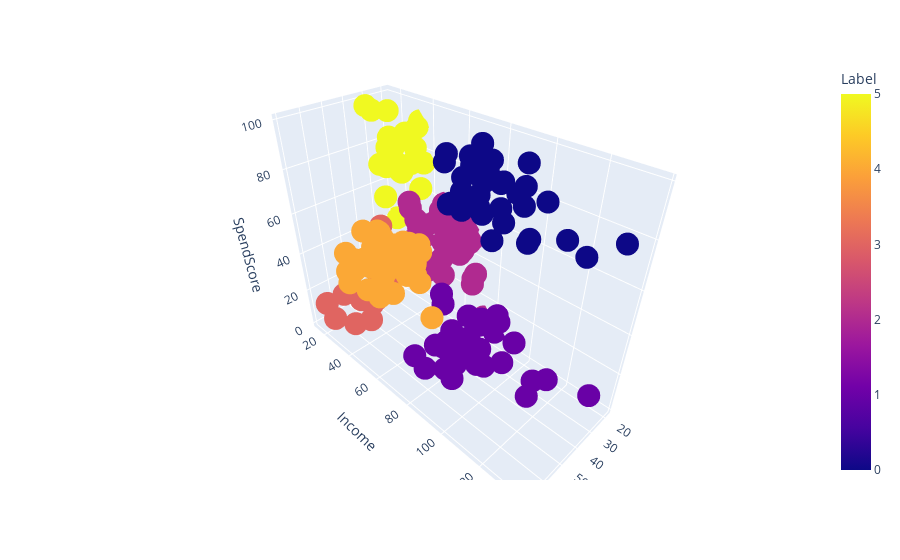

Notebook cell for this chart:
### Code cell
import plotly.express as px
fig = px.scatter_3d(data_frame=X, x='Age', y='Income', z='SpendScore', color='Label')
fig.show()

### Figure 1 — Plotly figure (JSON) as saved in the notebook; plotly's stock layout.template omitted (floating-point values rounded to 4 significant figures; data arrays with more than 128 entries replaced by an {"elided": "..."} marker saying what was removed)
{"data": [{"hovertemplate": "Age=%{x}<br>Income=%{y}<br>SpendScore=%{z}<br>Label=%{marker.color}<extra></extra>", "legendgroup": "", "marker": {"color": {"elided": "200 int values"}, "coloraxis": "coloraxis", "symbol": "circle"}, "mode": "markers", "name": "", "scene": "scene", "showlegend": false, "type": "scatter3d", "x": {"elided": "200 int values"}, "y": {"elided": "200 int values"}, "z": {"elided": "200 int values"}}], "layout": {"coloraxis": {"colorbar": {"title": {"text": "Label"}}, "colorscale": [[0, "#0d0887"], [0.1111, "#46039f"], [0.2222, "#7201a8"], [0.3333, "#9c179e"], [0.4444, "#bd3786"], [0.5556, "#d8576b"], [0.6667, "#ed7953"], [0.7778, "#fb9f3a"], [0.8889, "#fdca26"], [1, "#f0f921"]]}, "legend": {"tracegroupgap": 0}, "margin": {"t": 60}, "scene": {"domain": {"x": [0, 1], "y": [0, 1]}, "xaxis": {"title": {"text": "Age"}}, "yaxis": {"title": {"text": "Income"}}, "zaxis": {"title": {"text": "SpendScore"}}}}}
